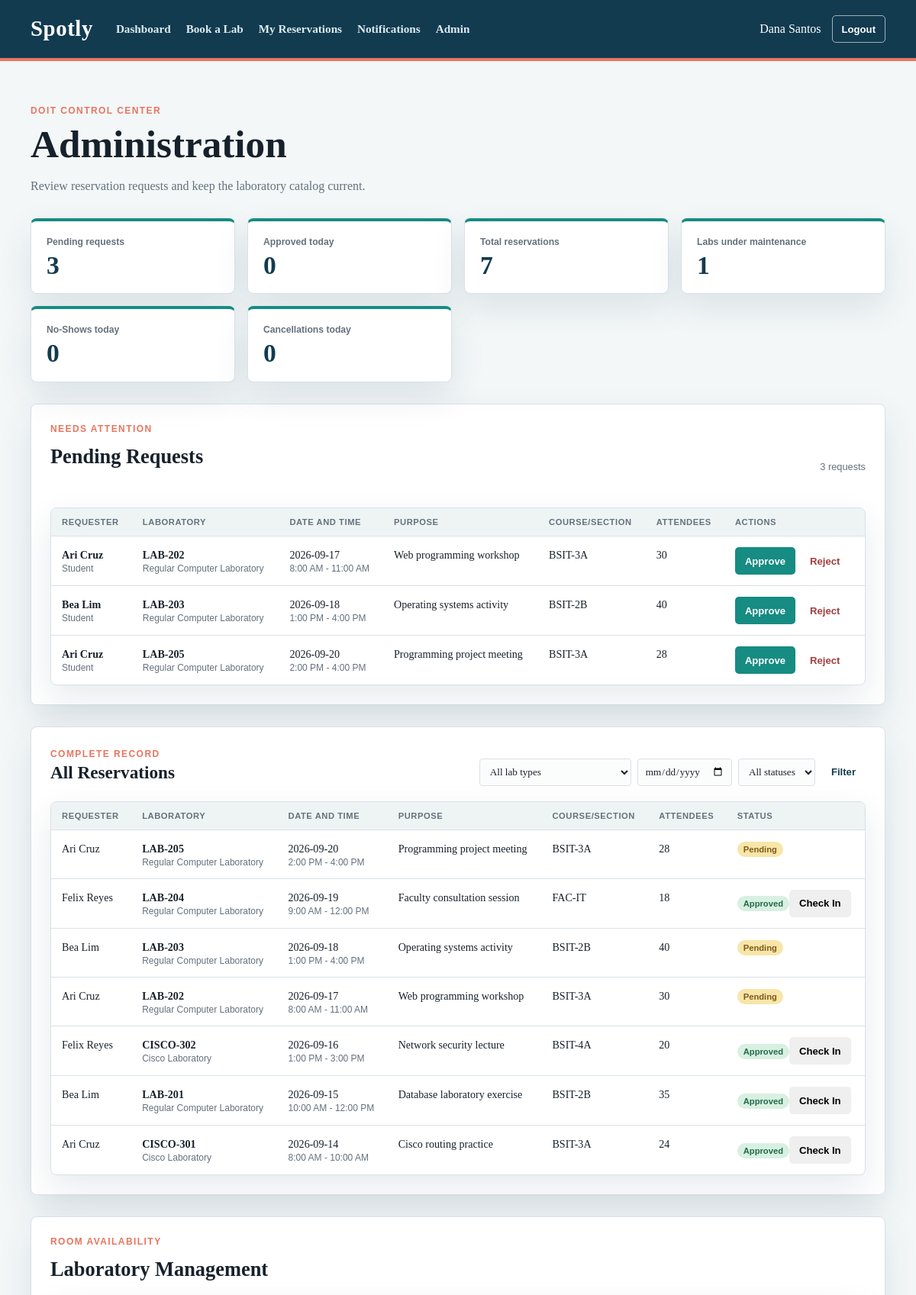
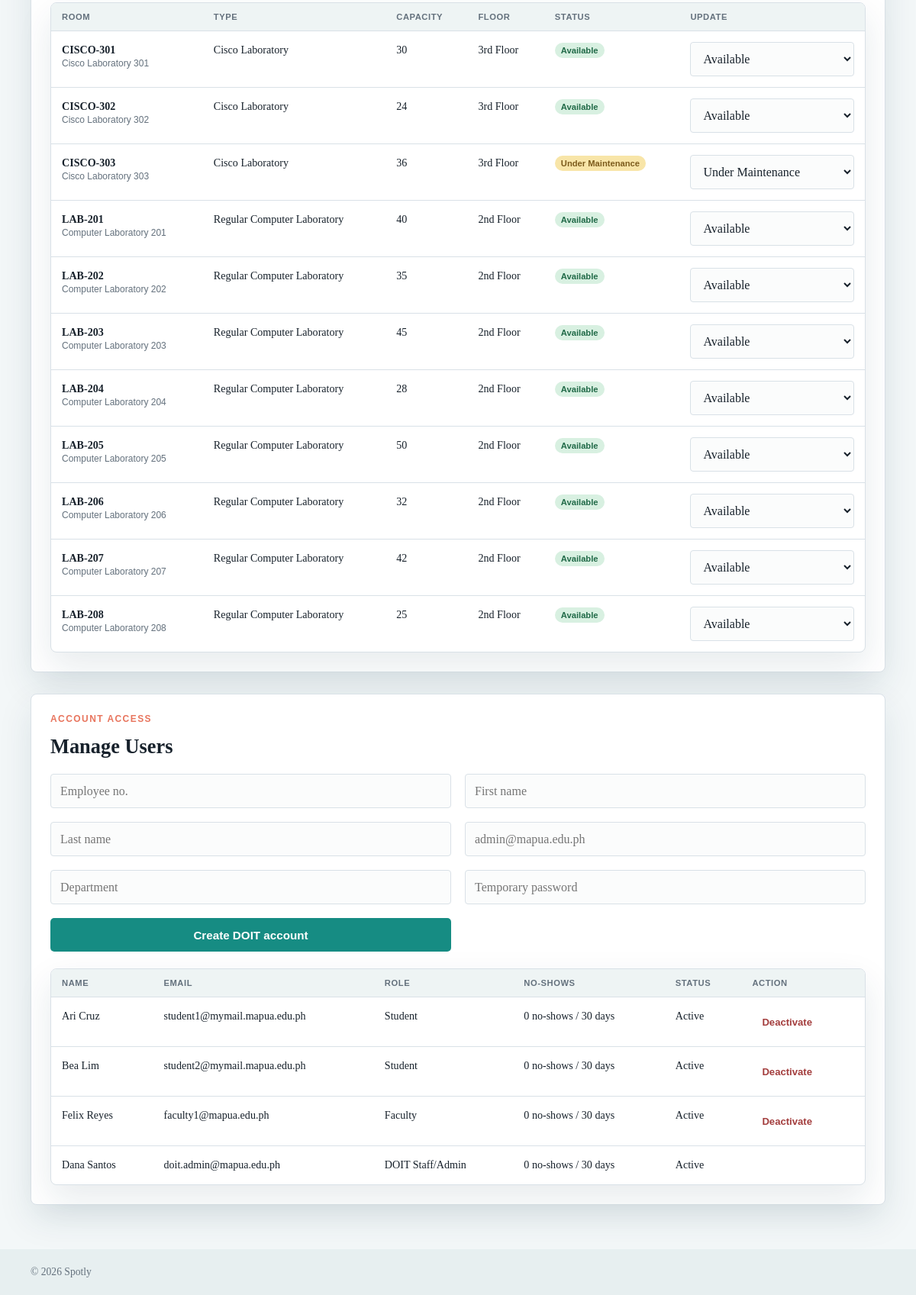
Screenshot of /pages/admin.php (signed in) with the database file from the repository (2 pictures, top to bottom).
### tables this page shows
CREATE TABLE users (
    user_id INT PRIMARY KEY AUTO_INCREMENT,
    student_employee_no VARCHAR(20) NOT NULL,
    first_name VARCHAR(50) NOT NULL,
    last_name VARCHAR(50) NOT NULL,
    email VARCHAR(100) NOT NULL UNIQUE,
    password_hash VARCHAR(255) NOT NULL,
    role ENUM('Student', 'Faculty', 'DOIT Staff/Admin') NOT NULL,
    department VARCHAR(100) NOT NULL,
    is_verified BOOLEAN NOT NULL DEFAULT 0,
    verification_token VARCHAR(64) NULL,
    token_expires_at DATETIME NULL,
    is_active BOOLEAN NOT NULL DEFAULT 1,
    created_at DATETIME NOT NULL DEFAULT CURRENT_TIMESTAMP
);

CREATE TABLE reservations (
    reservation_id INT PRIMARY KEY AUTO_INCREMENT,
    user_id INT NOT NULL,
    room_id INT NOT NULL,
    approved_by INT NULL,
    date DATE NOT NULL,
    start_time TIME NOT NULL,
    end_time TIME NOT NULL,
    purpose VARCHAR(150) NOT NULL,
    course_section VARCHAR(30) NOT NULL,
    expected_attendees INT NOT NULL,
        status ENUM('Pending', 'Approved', 'Rejected', 'Cancelled', 'No-Show') NOT NULL DEFAULT 'Pending',
    created_at DATETIME NOT NULL DEFAULT CURRENT_TIMESTAMP,
    approved_at DATETIME NULL,
        cancelled_at DATETIME NULL,
        cancel_reason VARCHAR(255) NULL,
        checked_in_at DATETIME NULL,
        released_at DATETIME NULL,
    CONSTRAINT fk_reservations_user
        FOREIGN KEY (user_id) REFERENCES users(user_id),
    CONSTRAINT fk_reservations_room
        FOREIGN KEY (room_id) REFERENCES laboratories(room_id),
    CONSTRAINT fk_reservations_approved_by
        FOREIGN KEY (approved_by) REFERENCES users(user_id)
);

CREATE TABLE laboratories (
    room_id INT PRIMARY KEY AUTO_INCREMENT,
    room_name VARCHAR(50) NOT NULL,
    room_code VARCHAR(20) NOT NULL UNIQUE,
    lab_type ENUM('Cisco Laboratory', 'Regular Computer Laboratory') NOT NULL,
    capacity INT NOT NULL,
    floor VARCHAR(20) NOT NULL,
    status ENUM('Available', 'Under Maintenance', 'Inactive') NOT NULL DEFAULT 'Available'
);

### pages/admin.php (the view, shortened to what this page needs)
<?php
require_once __DIR__ . '/../includes/release_noshows.php';
$filter_date = trim((string) ($_GET['date'] ?? ''));
if (!preg_match('/^\d{4}-\d{2}-\d{2}$/', $filter_date)) {
	$filter_date = '';
}
$pending_statement = $pdo->prepare(
	"SELECT r.reservation_id, r.date, r.start_time, r.end_time, r.purpose, r.course_section,
			r.expected_attendees, r.status, u.first_name, u.last_name, u.role,
			l.lab_type, l.room_name, l.room_code
	 FROM reservations r
	 INNER JOIN users u ON u.user_id = r.user_id
	 INNER JOIN laboratories l ON l.room_id = r.room_id
	 WHERE r.status = 'Pending'
	 ORDER BY r.date, r.start_time, r.created_at"
);
$pending_statement->execute();
$pending_reservations = $pending_statement->fetchAll();
$approved_today_statement = $pdo->prepare("SELECT COUNT(*) FROM reservations WHERE status = 'Approved' AND DATE(approved_at) = CURDATE()");
$approved_today_statement->execute();
$total_statement = $pdo->prepare('SELECT COUNT(*) FROM reservations');
$total_statement->execute();
$maintenance_statement = $pdo->prepare("SELECT COUNT(*) FROM laboratories WHERE status = 'Under Maintenance'");
$maintenance_statement->execute();
$noshows_today_statement = $pdo->prepare("SELECT COUNT(*) FROM reservations WHERE status = 'No-Show' AND DATE(released_at) = CURDATE()");
$noshows_today_statement->execute();
$cancellations_today_statement = $pdo->prepare("SELECT COUNT(*) FROM reservations WHERE status = 'Cancelled' AND DATE(cancelled_at) = CURDATE()");
$cancellations_today_statement->execute();
$summary = [
	'pending' => count($pending_reservations),
	'approved_today' => (int) $approved_today_statement->fetchColumn(),
	'total' => (int) $total_statement->fetchColumn(),
	'maintenance' => (int) $maintenance_statement->fetchColumn(),
	'noshows_today' => (int) $noshows_today_statement->fetchColumn(),
	'cancellations_today' => (int) $cancellations_today_statement->fetchColumn(),
];
$all_query =
	"SELECT r.reservation_id, r.date, r.start_time, r.end_time, r.purpose, r.course_section,
				r.expected_attendees, r.status, r.created_at, r.checked_in_at, u.first_name, u.last_name,
			l.lab_type, l.room_code, l.room_name
	 FROM reservations r
	 INNER JOIN users u ON u.user_id = r.user_id
	 INNER JOIN laboratories l ON l.room_id = r.room_id
	 WHERE 1 = 1";
$all_parameters = [];
$all_query .= ' ORDER BY r.date DESC, r.start_time DESC, r.created_at DESC';
$all_statement = $pdo->prepare($all_query);
$all_statement->execute($all_parameters);
$all_reservations = $all_statement->fetchAll();
$laboratory_statement = $pdo->prepare('SELECT room_id, room_name, room_code, lab_type, capacity, floor, status FROM laboratories ORDER BY lab_type, room_code');
$laboratory_statement->execute();
$laboratories = $laboratory_statement->fetchAll();
$user_statement = $pdo->prepare("SELECT u.user_id, u.first_name, u.last_name, u.email, u.role, u.is_active, (SELECT COUNT(*) FROM reservations n WHERE n.user_id = u.user_id AND n.status = 'No-Show' AND n.released_at >= DATE_SUB(NOW(), INTERVAL 30 DAY)) AS no_show_count FROM users u ORDER BY u.last_name, u.first_name");
$user_statement->execute();
$managed_users = $user_statement->fetchAll();
require_once __DIR__ . '/../includes/header.php';
?>
<section class="page-heading">
	<p class="eyebrow">DOIT control center</p>
	<h1>Administration</h1>
	<p class="muted">Review reservation requests and keep the laboratory catalog current.</p>
</section>
<section class="admin-summary-grid">
	<div class="summary-card card"><span>Pending requests</span><strong><?= $summary['pending'] ?></strong></div>
	<div class="summary-card card"><span>Approved today</span><strong><?= $summary['approved_today'] ?></strong></div>
	<div class="summary-card card"><span>Total reservations</span><strong><?= $summary['total'] ?></strong></div>
	<div class="summary-card card"><span>Labs under maintenance</span><strong><?= $summary['maintenance'] ?></strong></div>
	<div class="summary-card card"><span>No-Shows today</span><strong><?= $summary['noshows_today'] ?></strong></div>
	<div class="summary-card card"><span>Cancellations today</span><strong><?= $summary['cancellations_today'] ?></strong></div>
</section>
<section class="admin-section card">
	<div class="section-heading">
		<div><p class="eyebrow">Needs attention</p><h2>Pending Requests</h2></div>
		<span class="catalog-count"><?= count($pending_reservations) ?> request<?= count($pending_reservations) === 1 ? '' : 's' ?></span>
	</div>
	<p id="admin-message" class="calendar-message" aria-live="polite"></p>
	<div class="table-wrap">
		<table class="data-table admin-table">
			<thead><tr><th>Requester</th><th>Laboratory</th><th>Date and time</th><th>Purpose</th><th>Course/section</th><th>Attendees</th><th>Actions</th></tr></thead>
			<tbody>
			<?php if (!$pending_reservations): ?>
				<tr><td colspan="7" class="empty-table">There are no pending requests.</td></tr>
			<?php else: ?>
				<?php foreach ($pending_reservations as $reservation): ?>
					<tr>
						<td><strong><?= htmlspecialchars($reservation['first_name'] . ' ' . $reservation['last_name'], ENT_QUOTES, 'UTF-8') ?></strong><span class="table-subtext"><?= htmlspecialchars($reservation['role'], ENT_QUOTES, 'UTF-8') ?></span></td>
						<td><strong><?= htmlspecialchars($reservation['room_code'], ENT_QUOTES, 'UTF-8') ?></strong><span class="table-subtext"><?= htmlspecialchars($reservation['lab_type'], ENT_QUOTES, 'UTF-8') ?></span></td>
						<td><?= htmlspecialchars($reservation['date'], ENT_QUOTES, 'UTF-8') ?><span class="table-subtext"><?= htmlspecialchars(date('g:i A', strtotime($reservation['start_time'])) . ' - ' . date('g:i A', strtotime($reservation['end_time'])), ENT_QUOTES, 'UTF-8') ?></span></td>
						<td><?= htmlspecialchars($reservation['purpose'], ENT_QUOTES, 'UTF-8') ?></td>
						<td><?= htmlspecialchars($reservation['course_section'], ENT_QUOTES, 'UTF-8') ?></td>
						<td><?= (int) $reservation['expected_attendees'] ?></td>
						<td class="admin-actions"><button class="button button-small button-primary decision-button" data-action="approve" data-reservation-id="<?= (int) $reservation['reservation_id'] ?>" type="button">Approve</button><button class="button button-small reject-button decision-button" data-action="reject" data-reservation-id="<?= (int) $reservation['reservation_id'] ?>" type="button">Reject</button></td>
					</tr>
				<?php endforeach; ?>
			<?php endif; ?>
			</tbody>
		</table>
	</div>
</section>
<section class="admin-section card">
	<div class="reservation-toolbar">
		<div><p class="eyebrow">Complete record</p><h2>All Reservations</h2></div>
		<form class="admin-filters" method="get">
			<select name="lab_type" aria-label="Filter by lab type"><option value="">All lab types</option></select>
			<input type="date" name="date" aria-label="Filter by date" value="<?= htmlspecialchars($filter_date, ENT_QUOTES, 'UTF-8') ?>">
			<select name="status" aria-label="Filter by status"><option value="">All statuses</option></select>
			<button class="button button-outline-dark button-small" type="submit">Filter</button>
		</form>
	</div>
	<div class="table-wrap">
		<table class="data-table admin-table">
			<thead><tr><th>Requester</th><th>Laboratory</th><th>Date and time</th><th>Purpose</th><th>Course/section</th><th>Attendees</th><th>Status</th></tr></thead>
			<tbody>
			<?php if (!$all_reservations): ?><tr><td colspan="7" class="empty-table">No reservations match these filters.</td></tr>
			<?php else: foreach ($all_reservations as $reservation): ?><tr>
				<td><?= htmlspecialchars($reservation['first_name'] . ' ' . $reservation['last_name'], ENT_QUOTES, 'UTF-8') ?></td>
				<td><strong><?= htmlspecialchars($reservation['room_code'], ENT_QUOTES, 'UTF-8') ?></strong><span class="table-subtext"><?= htmlspecialchars($reservation['lab_type'], ENT_QUOTES, 'UTF-8') ?></span></td>
				<td><?= htmlspecialchars($reservation['date'], ENT_QUOTES, 'UTF-8') ?><span class="table-subtext"><?= htmlspecialchars(date('g:i A', strtotime($reservation['start_time'])) . ' - ' . date('g:i A', strtotime($reservation['end_time'])), ENT_QUOTES, 'UTF-8') ?></span></td>
				<td><?= htmlspecialchars($reservation['purpose'], ENT_QUOTES, 'UTF-8') ?></td>
				<td><?= htmlspecialchars($reservation['course_section'], ENT_QUOTES, 'UTF-8') ?></td>
				<td><?= (int) $reservation['expected_attendees'] ?></td>
				<td><span class="status-pill status-<?= htmlspecialchars(strtolower(str_replace(' ', '-', $reservation['status'])), ENT_QUOTES, 'UTF-8') ?>"><?= htmlspecialchars($reservation['status'], ENT_QUOTES, 'UTF-8') ?></span><?php if ($reservation['status'] === 'Approved' && !$reservation['checked_in_at']): ?><button class="button button-small check-in-admin" data-reservation-id="<?= (int) $reservation['reservation_id'] ?>" type="button">Check In</button><?php elseif ($reservation['checked_in_at']): ?><span class="status-pill status-checked-in">Checked in</span><?php endif; ?></td>
			</tr><?php endforeach; endif; ?>
			</tbody>
		</table>
	</div>
</section>
<section class="admin-section card">
	<div class="section-heading"><div><p class="eyebrow">Room availability</p><h2>Laboratory Management</h2></div></div>
	<div class="table-wrap">
		<table class="data-table admin-table"><thead><tr><th>Room</th><th>Type</th><th>Capacity</th><th>Floor</th><th>Status</th><th>Update</th></tr></thead><tbody>
		<?php foreach ($laboratories as $laboratory): ?><tr>
			<td><strong><?= htmlspecialchars($laboratory['room_code'], ENT_QUOTES, 'UTF-8') ?></strong><span class="table-subtext"><?= htmlspecialchars($laboratory['room_name'], ENT_QUOTES, 'UTF-8') ?></span></td>
			<td><?= htmlspecialchars($laboratory['lab_type'], ENT_QUOTES, 'UTF-8') ?></td><td><?= (int) $laboratory['capacity'] ?></td><td><?= htmlspecialchars($laboratory['floor'], ENT_QUOTES, 'UTF-8') ?></td>
			<td><span class="status-pill status-<?= htmlspecialchars(strtolower(str_replace(' ', '-', $laboratory['status'])), ENT_QUOTES, 'UTF-8') ?>"><?= htmlspecialchars($laboratory['status'], ENT_QUOTES, 'UTF-8') ?></span></td>
			<td><select class="lab-status-select" data-room-id="<?= (int) $laboratory['room_id'] ?>" aria-label="Status for <?= htmlspecialchars($laboratory['room_code'], ENT_QUOTES, 'UTF-8') ?>"><option>Available</option><option <?= $laboratory['status'] === 'Under Maintenance' ? 'selected' : '' ?>>Under Maintenance</option><option <?= $laboratory['status'] === 'Inactive' ? 'selected' : '' ?>>Inactive</option></select></td>
		</tr><?php endforeach; ?></tbody></table>
	</div>
</section>
<section class="admin-section card">
	<div class="section-heading"><div><p class="eyebrow">Account access</p><h2>Manage Users</h2></div></div>
	<form id="create-doit-form" class="form-grid admin-user-form">
		<input name="student_employee_no" maxlength="20" placeholder="Employee no." required>
		<input name="first_name" maxlength="50" placeholder="First name" required>
		<input name="last_name" maxlength="50" placeholder="Last name" required>
		<input name="email" type="email" placeholder="admin@mapua.edu.ph" required>
		<input name="department" maxlength="100" placeholder="Department" required>
		<input name="password" type="password" minlength="8" placeholder="Temporary password" required>
		<button class="button button-primary" type="submit">Create DOIT account</button>
	</form>
	<div class="table-wrap"><table class="data-table admin-table"><thead><tr><th>Name</th><th>Email</th><th>Role</th><th>No-Shows</th><th>Status</th><th>Action</th></tr></thead><tbody>
	<?php foreach ($managed_users as $managed_user): ?><tr><td><?= htmlspecialchars($managed_user['first_name'] . ' ' . $managed_user['last_name'], ENT_QUOTES, 'UTF-8') ?></td><td><?= htmlspecialchars($managed_user['email'], ENT_QUOTES, 'UTF-8') ?></td><td><?= htmlspecialchars($managed_user['role'], ENT_QUOTES, 'UTF-8') ?></td><td><?= (int) $managed_user['no_show_count'] ?> no-shows / 30 days</td><td><?= $managed_user['is_active'] ? 'Active' : 'Inactive' ?></td><td><?php if ((int) $managed_user['user_id'] !== (int) $_SESSION['user_id'] && $managed_user['is_active']): ?><button class="button button-small reject-button deactivate-user" data-user-id="<?= (int) $managed_user['user_id'] ?>" type="button">Deactivate</button><?php endif; ?></td></tr><?php endforeach; ?>
	</tbody></table></div>
</section>
<?php require_once __DIR__ . '/../includes/footer.php'; ?>

### includes/header.php (shortened to what this page needs)
<?php
$display_name = trim((string) ($_SESSION['first_name'] ?? '') . ' ' . (string) ($_SESSION['last_name'] ?? ''));
$safe_display_name = htmlspecialchars($display_name, ENT_QUOTES, 'UTF-8');
$is_admin = ($_SESSION['role'] ?? '') === 'DOIT Staff/Admin';
?>
<!DOCTYPE html>
<html lang="en">
<head>
	<link rel="stylesheet" href="../assets/css/style.css">
</head>
<body>
	<header class="site-header">
		<nav class="navbar container" aria-label="Main navigation">
			<a class="brand" href="dashboard.php">Spotly</a>
			<div class="nav-links">
				<a href="dashboard.php">Dashboard</a>
				<a href="book.php">Book a Lab</a>
				<a href="my_reservations.php">My Reservations</a>
				<a href="notifications.php" class="notification-link">
					Notifications
				</a>
				<?php if ($is_admin): ?>
					<a href="admin.php">Admin</a>
				<?php endif; ?>
			</div>
			<div class="user-menu">
				<span class="user-name"><?= $safe_display_name ?></span>
				<a class="button button-small button-outline" href="../auth/logout.php">Logout</a>
			</div>
		</nav>
	</header>
	<main class="container page-content">

### includes/footer.php (shortened to what this page needs)
	</main>
	<footer class="site-footer">
		<div class="container">
			<p>&copy; <?= date('Y') ?> Spotly</p>
		</div>
	</footer>
</body>
</html>

### rows the page displays
users: user_id "3", is_active "1", first_name+last_name "Ari Cruz", email "student1@mymail.mapua.edu.ph", role "Student", no_show_count "0", shows "Active"
reservations: user.last_name "Ari Cruz", user.role "Student", room.room_code "LAB-202", room.lab_type "Regular Computer Laboratory", date "2026-09-17", start_time+end_time "8:00 AM - 11:00 AM", purpose "Web programming workshop", course_section "BSIT-3A", expected_attendees "30", status "Pending"
reservations: user.last_name "Bea Lim", user.role "Student", room.room_code "LAB-203", room.lab_type "Regular Computer Laboratory", date "2026-09-18", start_time+end_time "1:00 PM - 4:00 PM", purpose "Operating systems activity", course_section "BSIT-2B", expected_attendees "40", status "Pending"
reservations: user.last_name "Ari Cruz", user.role "Student", room.room_code "LAB-205", room.lab_type "Regular Computer Laboratory", date "2026-09-20", start_time+end_time "2:00 PM - 4:00 PM", purpose "Programming project meeting", course_section "BSIT-3A", expected_attendees "28", status "Pending"
reservations: user.last_name "Felix Reyes", room.room_code "LAB-204", room.lab_type "Regular Computer Laboratory", date "2026-09-19", start_time+end_time "9:00 AM - 12:00 PM", purpose "Faculty consultation session", course_section "FAC-IT", expected_attendees "18", status "Approved"
reservations: user.last_name "Felix Reyes", room.room_code "CISCO-302", room.lab_type "Cisco Laboratory", date "2026-09-16", start_time+end_time "1:00 PM - 3:00 PM", purpose "Network security lecture", course_section "BSIT-4A", expected_attendees "20", status "Approved"
reservations: user.last_name "Bea Lim", room.room_code "LAB-201", room.lab_type "Regular Computer Laboratory", date "2026-09-15", start_time+end_time "10:00 AM - 12:00 PM", purpose "Database laboratory exercise", course_section "BSIT-2B", expected_attendees "35", status "Approved"
reservations: user.last_name "Ari Cruz", room.room_code "CISCO-301", room.lab_type "Cisco Laboratory", date "2026-09-14", start_time+end_time "8:00 AM - 10:00 AM", purpose "Cisco routing practice", course_section "BSIT-3A", expected_attendees "24", status "Approved"
laboratories: room_code "CISCO-301", room_name "Cisco Laboratory 301", lab_type "Cisco Laboratory", capacity "30", floor "3rd Floor", status "Available", room_id+room_code "Available"
laboratories: room_code "CISCO-302", room_name "Cisco Laboratory 302", lab_type "Cisco Laboratory", capacity "24", floor "3rd Floor", status "Available", room_id+room_code "Available"
laboratories: room_code "CISCO-303", room_name "Cisco Laboratory 303", lab_type "Cisco Laboratory", capacity "36", floor "3rd Floor", status "Under Maintenance", status+room_id+room_code "Under Maintenance"
laboratories: room_code "LAB-201", room_name "Computer Laboratory 201", lab_type "Regular Computer Laboratory", capacity "40", floor "2nd Floor", status "Available", room_id+room_code "Available"
laboratories: room_code "LAB-202", room_name "Computer Laboratory 202", lab_type "Regular Computer Laboratory", capacity "35", floor "2nd Floor", status "Available", room_id+room_code "Available"
laboratories: room_code "LAB-203", room_name "Computer Laboratory 203", lab_type "Regular Computer Laboratory", capacity "45", floor "2nd Floor", status "Available", room_id+room_code "Available"
laboratories: room_code "LAB-204", room_name "Computer Laboratory 204", lab_type "Regular Computer Laboratory", capacity "28", floor "2nd Floor", status "Available", room_id+room_code "Available"
laboratories: room_code "LAB-205", room_name "Computer Laboratory 205", lab_type "Regular Computer Laboratory", capacity "50", floor "2nd Floor", status "Available", room_id+room_code "Available"
laboratories: room_code "LAB-206", room_name "Computer Laboratory 206", lab_type "Regular Computer Laboratory", capacity "32", floor "2nd Floor", status "Available", room_id+room_code "Available"
laboratories: room_code "LAB-207", room_name "Computer Laboratory 207", lab_type "Regular Computer Laboratory", capacity "42", floor "2nd Floor", status "Available", room_id+room_code "Available"
laboratories: room_code "LAB-208", room_name "Computer Laboratory 208", lab_type "Regular Computer Laboratory", capacity "25", floor "2nd Floor", status "Available", room_id+room_code "Available"
users: first_name+last_name "Bea Lim", email "student2@mymail.mapua.edu.ph", role "Student", no_show_count "0", is_active "Active"
users: first_name+last_name "Felix Reyes", email "faculty1@mapua.edu.ph", role "Faculty", no_show_count "0", is_active "Active"
users: first_name+last_name "Dana Santos", email "doit.admin@mapua.edu.ph", role "DOIT Staff/Admin", no_show_count "0", is_active "Active"

### other values shown
$safe_display_name "Dana Santos"
$summary['approved_today'] "0"
$summary['total'] "7"
$summary['noshows_today'] "0"
$summary['cancellations_today'] "0"
count($pending_reservations) "3"
